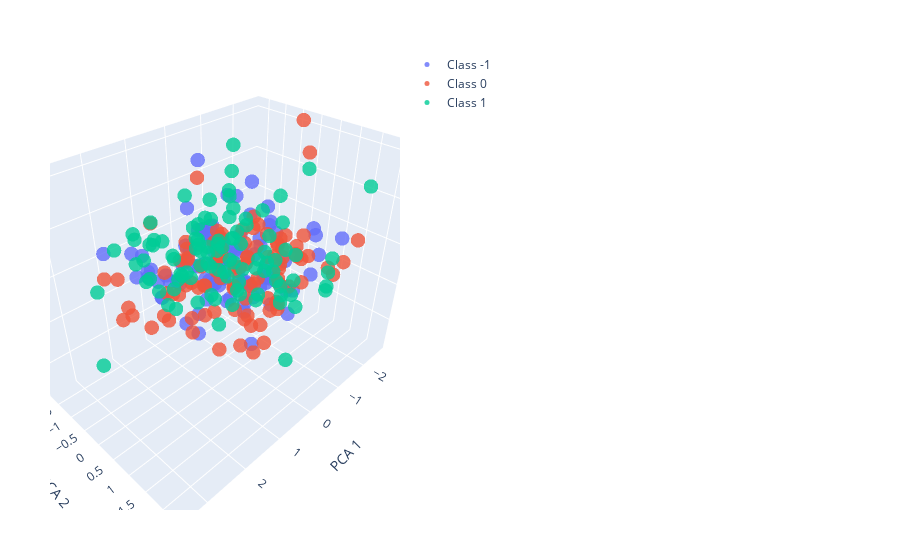

This figure's notebook cell:
### Code cell
plot_pca_3D(train_features_pca, y_train_chunks)
